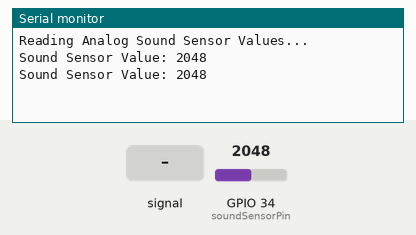
Recording of a sketch running on a simulated ESP32. On the bench: the last lines printed to the serial monitor. The test bench sets the inputs (shaded band); at power-on: GPIO 34 (soundSensorPin) = 2048.

Above: at 1.8 s.
1.9 s: GPIO 34 (soundSensorPin) fed a 200 Hz sine of ±327 counts around its level
At 2.5 s:
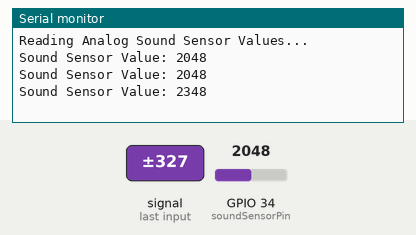
3.4 s: GPIO 34 (soundSensorPin) set to 2866
At 4.7 s:
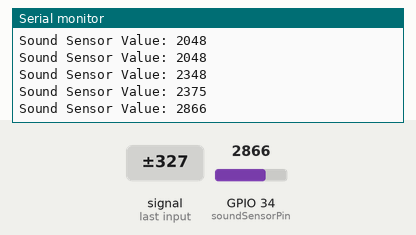
4.9 s: GPIO 34 (soundSensorPin) fed a 1000 Hz sine of ±1023 counts around its level
At 5.8 s:
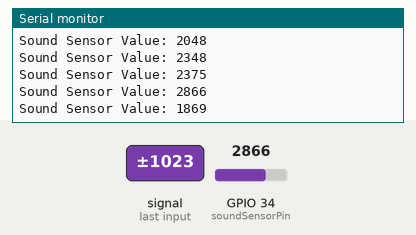
6.4 s: GPIO 34 (soundSensorPin) set to 3603
At 7.6 s:
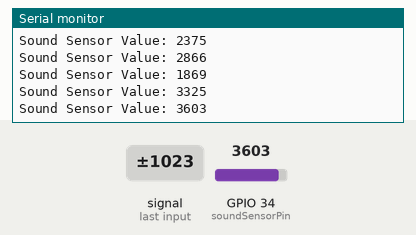
Timing chart, 0 to 8.9 s (numbered marks = the images above; inputs shaded):
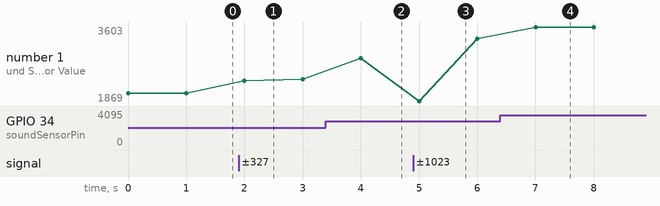

The sketch:

Soundsensor_setup.ino
```cpp
// Pin definitions
const int soundSensorPin = 34; // Analog pin for sound sensor (ESP32 ADC pin)

void setup() {
  // Start Serial communication
  Serial.begin(115200);
  Serial.println("Reading Analog Sound Sensor Values...");
}

void loop() {
  // Read the analog value from the sound sensor
  int soundValue = analogRead(soundSensorPin);

  // Print the analog value to the Serial Monitor
  Serial.print("Sound Sensor Value: ");
  Serial.println(soundValue);

  // Delay to make it readable in the Serial Monitor
  delay(1000);
}
```

Measured:
- after the input at 1.9 s, the serial monitor: prints a new line after 0.10 s (image 1)
- after the input at 3.4 s, the serial monitor: prints a new line after 0.60 s (image 2)
- after the input at 4.9 s, the serial monitor: prints a new line after 0.10 s (image 3)
- after the input at 6.4 s, the serial monitor: prints a new line after 0.60 s (image 4)
- plotted number 1: 2048 → 2375 after the input at 1.9 s, 2375 → 2866 after the input at 3.4 s, 2866 → 3325 after the input at 4.9 s, 3325 → 3603 after the input at 6.4 s
